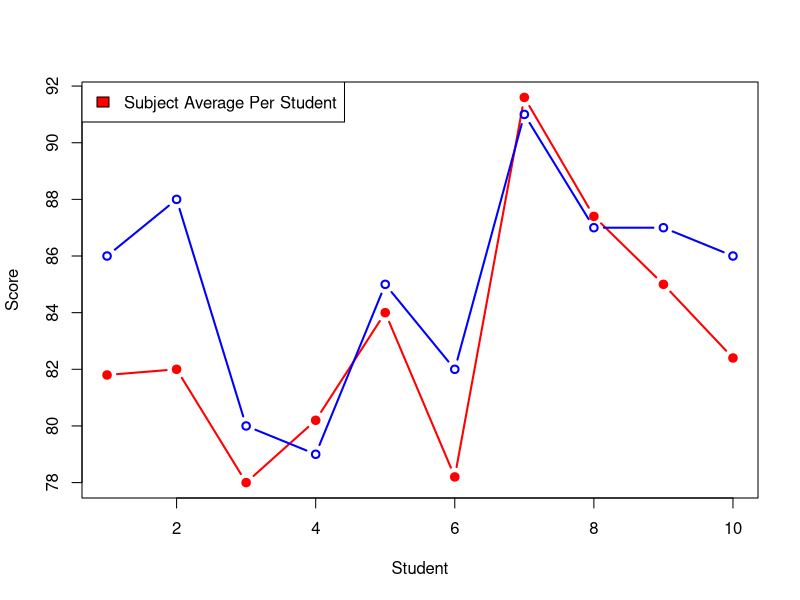

This chart was generated by the following R code: (Note: this script raises an error after producing the figure.)
setwd('/home/aryan/Documents/R')
df = read.csv("testfile2.csv") 
head(df)
df$total_marks = rowSums(df[ , c(3:7)], na.rm=TRUE)

#The Average Of Subject 1, Subject 2, Subject 3, Subject 4, Subject 5
Avg_Subject1 = mean(df$Subject.1.Marks)
Avg_Subject2 = mean(df$Subject.2.Marks)
Avg_Subject3 = mean(df$Subject.3.Marks)
Avg_Subject4 = mean(df$Subject.4.Marks)
Avg_Subject5 = mean(df$Subject.5.Marks)	

#The Average Of The Total Marks
df$Subject_Average = rowMeans(df[,c(3:7)])


#Plot A Line Plot Of Average Marks For Each Student
x = (1:10)
plot(x, df$Subject_Average, type = "b", xlab = "Student", ylab = "Score", pch = 19, col = "Red", lwd= 2.0)
legend("topleft", legend=c("Subject Average Per Student"), fill = c("Red"))



#Add Median Of Subject Score For Each Student To The Line Plot
df$StudentScore_Median = apply(df[,3:7],1, median, na.rm = TRUE)
lines(x, df$StudentScore_Median, type = "b", pch = 21, col = "Blue", lwd = 2.0)


#List Of Students Who Have Scored More Than 90 in Average
df[which(df$Subject_Average > 90), ]

#List Of Students With DOB Greater Than 1-07-1990 and Status 'Active'
TempDf = subset(df, df$Date.of.Birth > "1990-07-01" & df$Active.Student == TRUE)



#Interquartile Deviation For Total Marks Column
print(summary(df$total_marks))
print(paste("Interquartile Deviation of Total Marks=", IQR(df$total_marks)))

#Put The Data Frame With Additional Column Back To Excel and Save
write.csv(df,"/home/aryan/Documents/R/output.csv", row.names = FALSE)